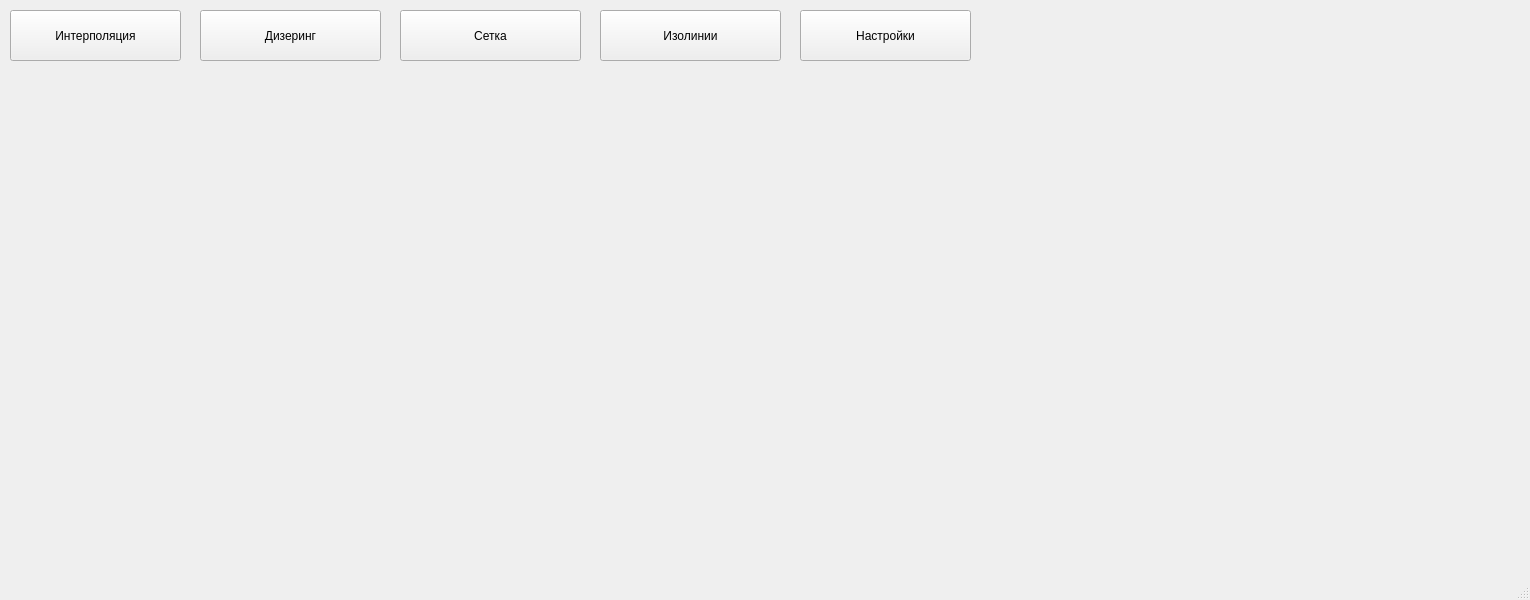
<?xml version="1.0" encoding="UTF-8"?>
<ui version="4.0">
 <class>MainWindow</class>
 <widget class="QMainWindow" name="MainWindow">
  <property name="geometry">
   <rect>
    <x>0</x>
    <y>0</y>
    <width>1530</width>
    <height>600</height>
   </rect>
  </property>
  <property name="windowTitle">
   <string>MainWindow</string>
  </property>
  <widget class="QWidget" name="centralwidget">
   <widget class="QPushButton" name="interpolationButton">
    <property name="geometry">
     <rect>
      <x>10</x>
      <y>10</y>
      <width>171</width>
      <height>51</height>
     </rect>
    </property>
    <property name="text">
     <string>Интерполяция</string>
    </property>
    <property name="checkable">
     <bool>false</bool>
    </property>
   </widget>
   <widget class="QPushButton" name="ditherButton">
    <property name="geometry">
     <rect>
      <x>200</x>
      <y>10</y>
      <width>181</width>
      <height>51</height>
     </rect>
    </property>
    <property name="text">
     <string>Дизеринг</string>
    </property>
   </widget>
   <widget class="QPushButton" name="gridButton">
    <property name="geometry">
     <rect>
      <x>400</x>
      <y>10</y>
      <width>181</width>
      <height>51</height>
     </rect>
    </property>
    <property name="text">
     <string>Сетка</string>
    </property>
    <property name="checkable">
     <bool>false</bool>
    </property>
   </widget>
   <widget class="QPushButton" name="isolinesButton">
    <property name="geometry">
     <rect>
      <x>600</x>
      <y>10</y>
      <width>181</width>
      <height>51</height>
     </rect>
    </property>
    <property name="text">
     <string>Изолинии</string>
    </property>
    <property name="checkable">
     <bool>false</bool>
    </property>
   </widget>
   <widget class="QPushButton" name="settingButton">
    <property name="geometry">
     <rect>
      <x>800</x>
      <y>10</y>
      <width>171</width>
      <height>51</height>
     </rect>
    </property>
    <property name="text">
     <string>Настройки</string>
    </property>
   </widget>
  </widget>
  <widget class="QMenuBar" name="menubar">
   <property name="geometry">
    <rect>
     <x>0</x>
     <y>0</y>
     <width>1530</width>
     <height>21</height>
    </rect>
   </property>
  </widget>
  <widget class="QStatusBar" name="statusbar"/>
 </widget>
 <resources/>
 <connections/>
</ui>
